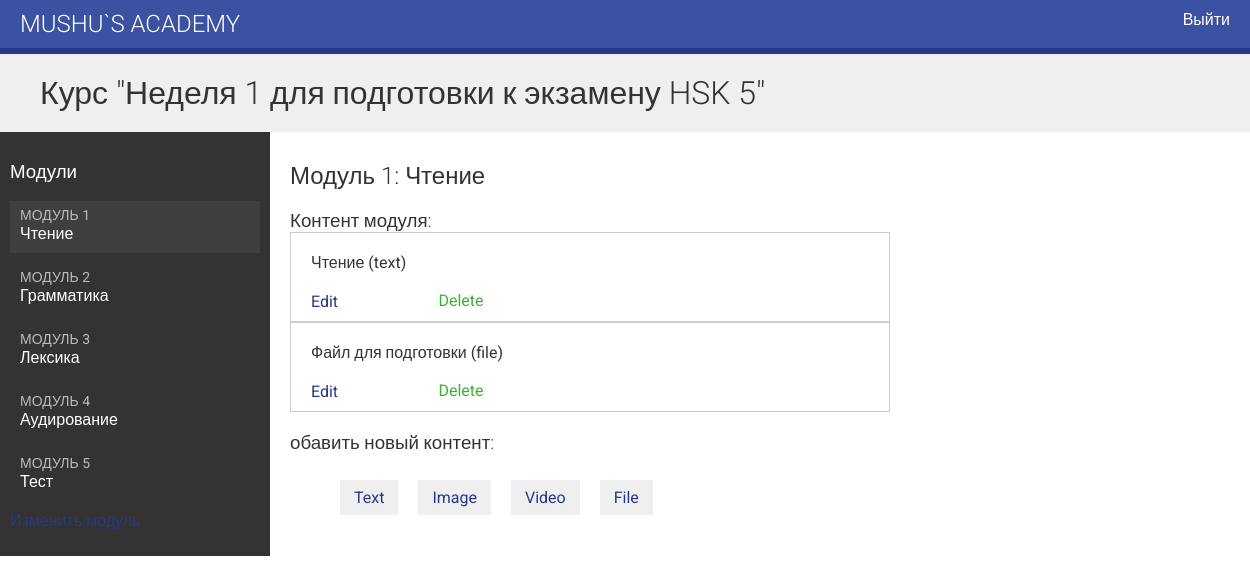
The app's page /course/module/5/ (signed in), older data.
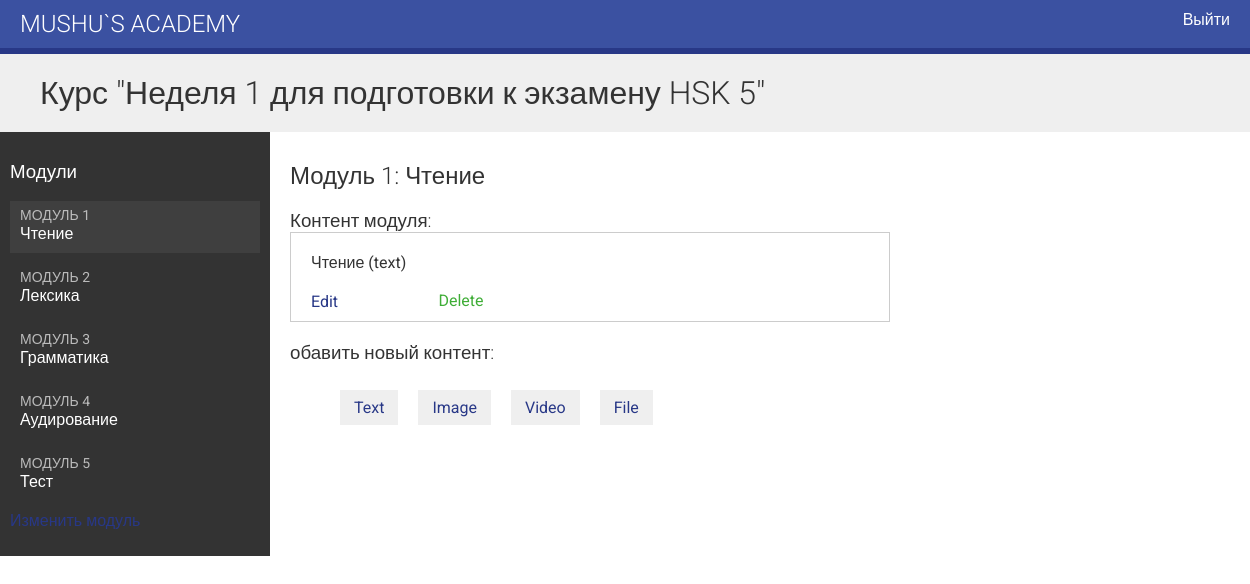
The same page, newer data.
### courses/models.py (models this page shows, shortened)
class Course(models.Model):
    students = models.ManyToManyField(User,
                                      related_name='courses_joined',
                                      blank=True)
    owner = models.ForeignKey(User,
                              related_name='courses_created',
                              on_delete=models.CASCADE)
    subject = models.ForeignKey(Subject,
                                related_name='courses',
                                on_delete=models.CASCADE)
    title = models.CharField(max_length=200)
    slug = models.SlugField(max_length=200, unique=True)
    overview = models.TextField()
    created = models.DateTimeField(auto_now_add=True)
    class Meta:
        ordering = ['-created']

class Module(models.Model):
    course = models.ForeignKey(Course,
                               related_name='modules',
                               on_delete=models.CASCADE)
    title = models.CharField(max_length=200)
    description = models.TextField(blank=True)
    order = OrderField(blank=True, for_fields=['course'])
    class Meta:
        ordering = ['order']

class Content(models.Model):
    module = models.ForeignKey(Module,
                               related_name='contents',
                               on_delete=models.CASCADE)
    content_type = models.ForeignKey(ContentType,
                                     on_delete=models.CASCADE,
                                     limit_choices_to={'model__in': (
                                         'text',
                                         'video',
                                         'image',
                                         'file')})
    object_id = models.PositiveIntegerField()
    item = GenericForeignKey('content_type', 'object_id')
    order = OrderField(blank=True, for_fields=['module'])
    class Meta:
        ordering = ['order']

class ItemBase(models.Model):
    owner = models.ForeignKey(User,
                              related_name='%(class)s_related',
                              on_delete=models.CASCADE)
    title = models.CharField(max_length=250)
    created = models.DateTimeField(auto_now_add=True)
    updated = models.DateTimeField(auto_now=True)
    class Meta:
        abstract = True
    def __str__(self):
        return self.title

class Text(ItemBase):
    content = models.TextField()

class File(ItemBase):
    file = models.FileField(upload_to='files')

### courses/views.py (the view)
class ModuleContentListView(TemplateResponseMixin, View):
    template_name = 'courses/manage/module/content_list.html'
    def get(self, request, module_id):
        module = get_object_or_404(Module,
                                   id=module_id,
                                   course__owner=request.user)
        return self.render_to_response({'module': module})

### courses/templatetags/course.py (called while the page is built)
@register.filter
def model_name(obj):
    try:
        return obj._meta.model_name
    except AttributeError:
        return None

### courses/templates/courses/manage/module/content_list.html (shortened to what this page needs)
{% extends "base.html" %}
{% load course %}
{% block content %}
{% with course=module.course %}
  <h1>Курс "{{ course.title }}"</h1>
  <div class="contents">
    <h3>Модули</h3>
    <ul id="modules">
      {% for m in course.modules.all %}
        <li data-id="{{ m.id }}" {% if m == module %}class="selected"{% endif %}>
          <a href="{% url "module_content_list" m.id %}">
            <span>
              Модуль <span class="order">{{ m.order|add:1 }}</span>
            </span>
            <br>
            {{ m.title }}
          </a>
        </li>
      {% empty %}
        <li>Нет модулей.</li>
      {% endfor %}
    </ul>
    <p><a href="{% url "course_module_update" course.id %}">
    Изменить модуль</a></p>
  </div>
  <div class="module">
    <h2>Модуль {{ module.order|add:1 }}: {{ module.title }}</h2>
    <h3>Контент модуля:</h3>
    <div id="module-contents">
      {% for content in module.contents.all %}
        <div data-id="{{ content.id }}">
          {% with item=content.item %}
            <p>{{ item }} ({{ item|model_name }})</p>
            <a href="{% url "module_content_update" module.id item|model_name item.id %}">
              Edit
            </a>
            <form action="{% url "module_content_delete" content.id %}" method="post">
              <input type="submit" value="Delete">
            </form>
            {% endwith %}
        </div>
      {% empty %}
        <p>В этом модуле пока нет контента.</p>
      {% endfor %}
    </div>
    <h3>обавить новый контент:</h3>
    <ul class="content-types">
      <li>
        <a href="{% url "module_content_create" module.id "text" %}">Text</a>
      </li>
      <li>
        <a href="{% url "module_content_create" module.id "image" %}">Image</a>
      </li>
      <li>
        <a href="{% url "module_content_create" module.id "video" %}">Video</a>
      </li>
      <li>
        <a href="{% url "module_content_create" module.id "file" %}">File</a>
      </li>
    </ul>
  </div>
{% endwith %}
{% endblock %}

### courses/templates/base.html (shortened to what this page needs)
{% load static %}
<!DOCTYPE html>
<html>
  <head>
    <link href="{% static "css/base.css" %}" rel="stylesheet">
  </head>
  <body>
    <div id="header">
      <a href="/" class="logo">Mushu`s Academy</a>
      <ul class="menu">
        {% if request.user.is_authenticated %}
          <li><a href="{% url 'logout' %}">Выйти</a></li>
        {% else %}
          <li><a href="{% url 'login' %}">Войти</a></li>
        {% endif %}
      </ul>
    </div>
    <div id="content">
      {% block content %}
      {% endblock %}
    </div>
  </body>
</html>

### courses/static/css/base.css (style rules this page uses)
body { margin:0; font-family:'Roboto', sans-serif; font-weight:400; color:#333; }
a { color:#283887; text-decoration:none; }
ul { float:left; }
h1, h2, h3, h4, h5, h6 { font-family:'Roboto', sans-serif; font-weight:300; }
h1 { background:#efefef; width:100%; overflow:auto; padding:20px 0 20px 40px; margin:0; }
.module { padding:10px 20px; float:left; width:600px; }
.module h3 { margin:20px 0 0; padding:0; width:100%; }
.module p { margin:10px 0 20px; width:100%; float:left; }
#header { background:#3b51a1; overflow:auto; padding:10px 20px; border-bottom:6px solid #283887; }
#header .logo { text-decoration:none; font-family:'Roboto', sans-serif; font-weight:300; text-transform:uppercase; font-size:24px; color:#fff; float:left; }
#header a { color:#fff; }
#header .menu { list-style:none; float:right; margin:0; padding:0; }
.contents { width:20%; padding:10px; float:left; background:#333; color: #fff; font-family:'Roboto', sans-serif; }
.contents ul { list-style:none; margin:0; padding:0; width:100%; }
.contents ul li { margin:0 0 10px 0; padding:4px 10px 10px; overflow:auto; cursor:move; }
.contents ul li.selected { background:#3f3f3f; }
.contents ul span { text-transform:uppercase; color:#bbb; font-size:14px; }
.contents ul a { display:block; color:#fff; text-decoration:none; }
ul.content-types li { list-style:none; float:left; margin:10px; background:#efefef; padding:8px 14px; }
input, select, textarea { border:1px solid #ccc; border-bottom:3px solid #ccc; padding:8px 12px; font-size:16px; font-family:'Roboto', sans-serif; float:left; clear:both; width:300px; }
input[type=submit], a.button { border-radius:5px; background:#283887; color:#fff; font-size:16px; text-transform:uppercase; border:none; padding:10px 20px; margin:20px 0; }
#module-contents div { padding:10px 20px; border:1px solid #ccc; background:#fff }
#module-contents form { margin:0; padding:0; }
#module-contents input[type=submit] { color:#3fad37; background:none; margin:-20px 0 0; padding:0; float:left; text-transform:none; }

Row changes from the older to the newer data that the page shows:
removed Content: item "Файл для подготовки", item|model_name "file"
changed Module "Лексика": order|add "3" → "2"; moves up the list
changed Module "Грамматика": order|add "2" → "3"
